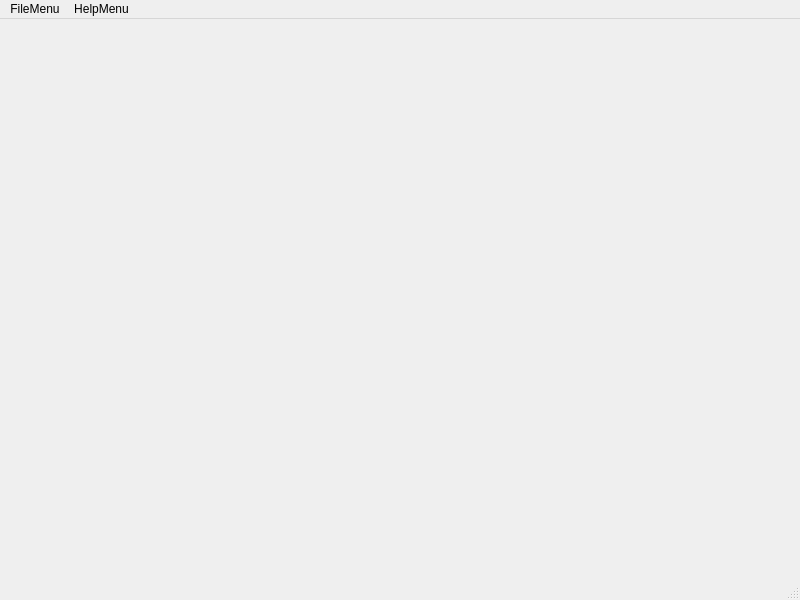
<?xml version="1.0" encoding="UTF-8"?>
<ui version="4.0">
    <class>MainWindow</class>
    <widget class="QMainWindow" name="MainWindow">
        <property name="geometry">
            <rect>
                <x>0</x>
                <y>0</y>
                <width>800</width>
                <height>600</height>
            </rect>
        </property>
        <property name="windowTitle">
            <string>MainWindow</string>
        </property>
        <widget class="QWidget" name="m_centralWidget">
            <layout class="QVBoxLayout" name="m_centralWidgetLayout">
                <item>
                    <layout class="QVBoxLayout" name="m_viewportLayout">
                        <property name="sizeConstraint">
                            <enum>QLayout::SizeConstraint::SetNoConstraint</enum>
                        </property>
                        <property name="leftMargin">
                            <number>9</number>
                        </property>
                        <property name="topMargin">
                            <number>36</number>
                        </property>
                        <property name="rightMargin">
                            <number>9</number>
                        </property>
                        <property name="bottomMargin">
                            <number>9</number>
                        </property>
                    </layout>
                </item>
            </layout>
        </widget>
        <widget class="QMenuBar" name="m_menuBar">
            <property name="geometry">
                <rect>
                    <x>0</x>
                    <y>0</y>
                    <width>800</width>
                    <height>33</height>
                </rect>
            </property>
            <widget class="QMenu" name="m_fileMenu">
                <property name="title">
                    <string>FileMenu</string>
                </property>
                <widget class="QMenu" name="m_fileMenuRecent">
                    <property name="title">
                        <string>RecentFiles</string>
                    </property>
                </widget>
                <addaction name="m_fileMenuNew"/>
                <addaction name="m_fileMenuOpen"/>
                <addaction name="m_fileMenuClose"/>
                <addaction name="separator"/>
                <addaction name="m_fileMenuSave"/>
                <addaction name="m_fileMenuSaveAs"/>
                <addaction name="separator"/>
                <addaction name="m_fileMenuRecent"/>
                <addaction name="separator"/>
                <addaction name="m_fileMenuExit"/>
            </widget>
            <widget class="QMenu" name="m_helpMenu">
                <property name="title">
                    <string>HelpMenu</string>
                </property>
                <addaction name="m_helpMenuErrorLog"/>
                <addaction name="separator"/>
                <addaction name="m_helpMenuAbout"/>
            </widget>
            <addaction name="m_fileMenu"/>
            <addaction name="m_helpMenu"/>
        </widget>
        <widget class="QStatusBar" name="m_statusBar"/>
        <action name="m_fileMenuExit">
            <property name="text">
                <string>FileMenuExit</string>
            </property>
            <property name="toolTip">
                <string>FileMenuExitTooltip</string>
            </property>
            <property name="statusTip">
                <string>FileMenuExitTooltip</string>
            </property>
        </action>
        <action name="m_helpMenuErrorLog">
            <property name="text">
                <string>HelpMenuErrorLog</string>
            </property>
            <property name="toolTip">
                <string>HelpMenuErrorLogTooltip</string>
            </property>
            <property name="statusTip">
                <string>HelpMenuErrorLogTooltip</string>
            </property>
        </action>
        <action name="action">
            <property name="text">
                <string>-</string>
            </property>
        </action>
        <action name="m_helpMenuAbout">
            <property name="text">
                <string>HelpMenuAbout</string>
            </property>
            <property name="toolTip">
                <string>HelpMenuAboutTooltip</string>
            </property>
            <property name="statusTip">
                <string>HelpMenuAboutTooltip</string>
            </property>
        </action>
        <action name="m_fileMenuNew">
            <property name="text">
                <string>FileMenuNew</string>
            </property>
            <property name="toolTip">
                <string>FileMenuNewTooltip</string>
            </property>
            <property name="statusTip">
                <string>FileMenuNewTooltip</string>
            </property>
        </action>
        <action name="m_fileMenuOpen">
            <property name="text">
                <string>FileMenuOpen</string>
            </property>
            <property name="toolTip">
                <string>FileMenuOpenTooltip</string>
            </property>
            <property name="statusTip">
                <string>FileMenuOpenTooltip</string>
            </property>
        </action>
        <action name="m_fileMenuClose">
            <property name="enabled">
                <bool>false</bool>
            </property>
            <property name="text">
                <string>FileMenuClose</string>
            </property>
            <property name="toolTip">
                <string>FileMenuCloseTooltip</string>
            </property>
            <property name="statusTip">
                <string>FileMenuCloseTooltip</string>
            </property>
        </action>
        <action name="m_fileMenuSave">
            <property name="enabled">
                <bool>false</bool>
            </property>
            <property name="text">
                <string>FileMenuSave</string>
            </property>
            <property name="toolTip">
                <string>FileMenuSaveTooltip</string>
            </property>
            <property name="statusTip">
                <string>FileMenuSaveTooltip</string>
            </property>
        </action>
        <action name="m_fileMenuSaveAs">
            <property name="enabled">
                <bool>false</bool>
            </property>
            <property name="text">
                <string>FileMenuSaveAs</string>
            </property>
            <property name="toolTip">
                <string>FileMenuSaveAsTooltip</string>
            </property>
            <property name="statusTip">
                <string>FileMenuSaveAsTooltip</string>
            </property>
        </action>
    </widget>
    <resources/>
    <connections>
        <connection>
            <sender>m_fileMenuExit</sender>
            <signal>triggered()</signal>
            <receiver>MainWindow</receiver>
            <slot>close()</slot>
            <hints>
                <hint type="sourcelabel">
                    <x>-1</x>
                    <y>-1</y>
                </hint>
                <hint type="destinationlabel">
                    <x>399</x>
                    <y>299</y>
                </hint>
            </hints>
        </connection>
        <connection>
            <sender>m_helpMenuErrorLog</sender>
            <signal>triggered()</signal>
            <receiver>MainWindow</receiver>
            <slot>onHelpErrorLog()</slot>
            <hints>
                <hint type="sourcelabel">
                    <x>-1</x>
                    <y>-1</y>
                </hint>
                <hint type="destinationlabel">
                    <x>399</x>
                    <y>299</y>
                </hint>
            </hints>
        </connection>
        <connection>
            <sender>m_helpMenuAbout</sender>
            <signal>triggered()</signal>
            <receiver>MainWindow</receiver>
            <slot>onHelpAbout()</slot>
            <hints>
                <hint type="sourcelabel">
                    <x>-1</x>
                    <y>-1</y>
                </hint>
                <hint type="destinationlabel">
                    <x>399</x>
                    <y>299</y>
                </hint>
            </hints>
        </connection>
        <connection>
            <sender>m_fileMenuNew</sender>
            <signal>triggered()</signal>
            <receiver>MainWindow</receiver>
            <slot>onFileNew()</slot>
            <hints>
                <hint type="sourcelabel">
                    <x>-1</x>
                    <y>-1</y>
                </hint>
                <hint type="destinationlabel">
                    <x>399</x>
                    <y>299</y>
                </hint>
            </hints>
        </connection>
        <connection>
            <sender>m_fileMenuClose</sender>
            <signal>triggered()</signal>
            <receiver>MainWindow</receiver>
            <slot>onFileClose()</slot>
            <hints>
                <hint type="sourcelabel">
                    <x>-1</x>
                    <y>-1</y>
                </hint>
                <hint type="destinationlabel">
                    <x>399</x>
                    <y>299</y>
                </hint>
            </hints>
        </connection>
        <connection>
            <sender>m_fileMenuOpen</sender>
            <signal>triggered()</signal>
            <receiver>MainWindow</receiver>
            <slot>onFileOpen()</slot>
            <hints>
                <hint type="sourcelabel">
                    <x>-1</x>
                    <y>-1</y>
                </hint>
                <hint type="destinationlabel">
                    <x>399</x>
                    <y>299</y>
                </hint>
            </hints>
        </connection>
        <connection>
            <sender>m_fileMenuSave</sender>
            <signal>triggered()</signal>
            <receiver>MainWindow</receiver>
            <slot>onFileSave()</slot>
            <hints>
                <hint type="sourcelabel">
                    <x>-1</x>
                    <y>-1</y>
                </hint>
                <hint type="destinationlabel">
                    <x>399</x>
                    <y>299</y>
                </hint>
            </hints>
        </connection>
        <connection>
            <sender>m_fileMenuSaveAs</sender>
            <signal>triggered()</signal>
            <receiver>MainWindow</receiver>
            <slot>onFileSaveAs()</slot>
            <hints>
                <hint type="sourcelabel">
                    <x>-1</x>
                    <y>-1</y>
                </hint>
                <hint type="destinationlabel">
                    <x>399</x>
                    <y>299</y>
                </hint>
            </hints>
        </connection>
    </connections>
    <slots>
        <slot>onHelpErrorLog()</slot>
        <slot>onHelpAbout()</slot>
        <slot>onFileOpen()</slot>
        <slot>onFileClose()</slot>
        <slot>onFileNew()</slot>
        <slot>onFileSave()</slot>
        <slot>onFileSaveAs()</slot>
    </slots>
</ui>
